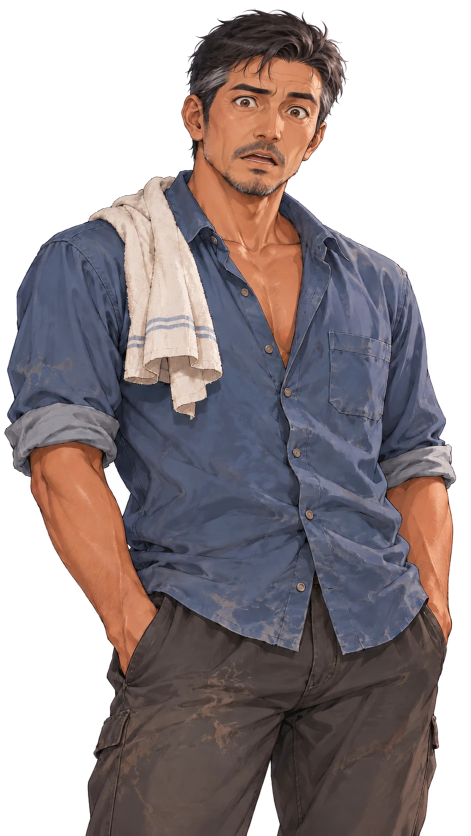
#> input picture app/src/main/assets/karakter/ayah_kaget.webp, 941 x 1672 px (shown at 1/2 size)
$ python potong_adegan.py ../app/src/main/assets/karakter/ayah_kaget.webp ../app/src/main/assets/karakter/ayah_kesal.webp ../app/src/main/assets/karakter/ayah_kesal.webp
#> lines starting #> are read from the running program, lines starting #| are printed output that depends on the picture; after the words box and inside, x2 and y2 are one past the last pixel; in counts of white or black regions, pixels touching at a corner belong together
#!/usr/bin/env python3
# Pemakaian: python3 tools/potong_adegan.py latar_asli.jpg latar_dengan_karakter.jpg app/src/main/assets/adegan/ruang_makan__ayah.webp
# Butuh: pip install pillow numpy scipy
"""Ambil karakter dari gambar adegan (latar yang sama + karakter) → lapisan transparan seukuran latar.

Gambar hasil edit AI biasanya sedikit berbeda di seluruh bagian (warna, detail kecil), jadi yang diambil
hanya daerah yang berubah BESAR dan menyatu (badan karakter), bukan perbedaan kecil di mana-mana.
"""
import sys
import numpy as np
from PIL import Image
from scipy import ndimage as ndi

base_p, scene_p, out_p = sys.argv[1], sys.argv[2], sys.argv[3]
base = Image.open(base_p).convert("RGB")
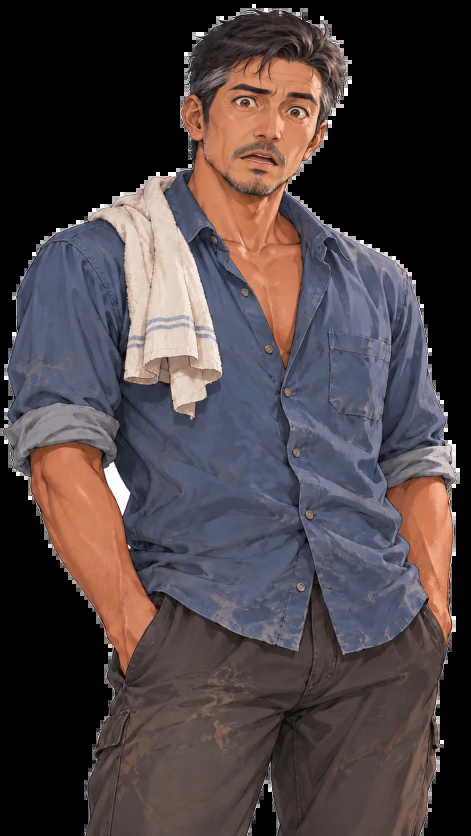
#> base: PIL image 941x1672 RGB (shown at 1/2 size); mean R, G, B 73.7, 64.1, 65.6
scene = Image.open(scene_p).convert("RGB").resize(base.size, Image.LANCZOS)
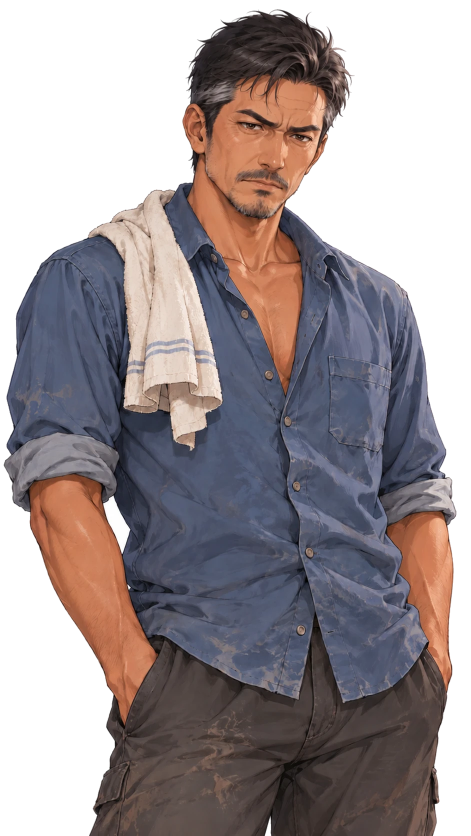
#> input picture app/src/main/assets/karakter/ayah_kesal.webp, 941 x 1672 px (shown at 1/2 size)
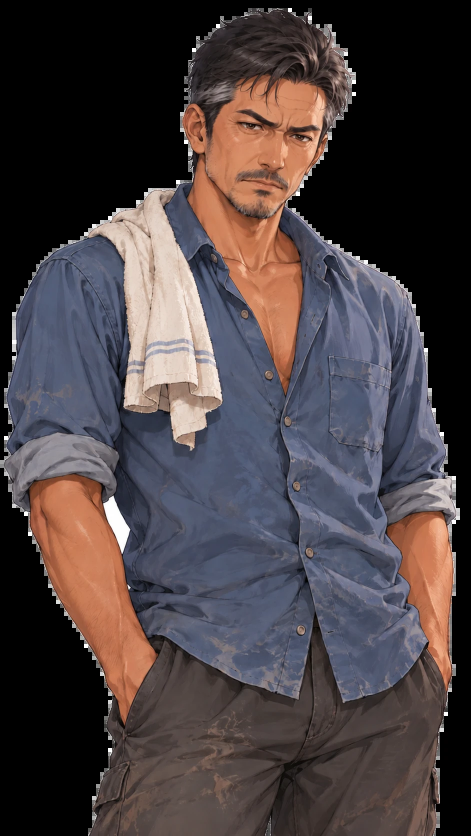
#> scene: PIL image 941x1672 RGB (shown at 1/2 size); mean R, G, B 73.4, 64.2, 66.1
B = np.asarray(base).astype(np.float32)
S = np.asarray(scene).astype(np.float32)
# perbedaan warna, dihaluskan agar derau kecil hilang
diff = np.sqrt(((ndi.gaussian_filter(S, (2, 2, 0)) - ndi.gaussian_filter(B, (2, 2, 0))) ** 2).sum(2))
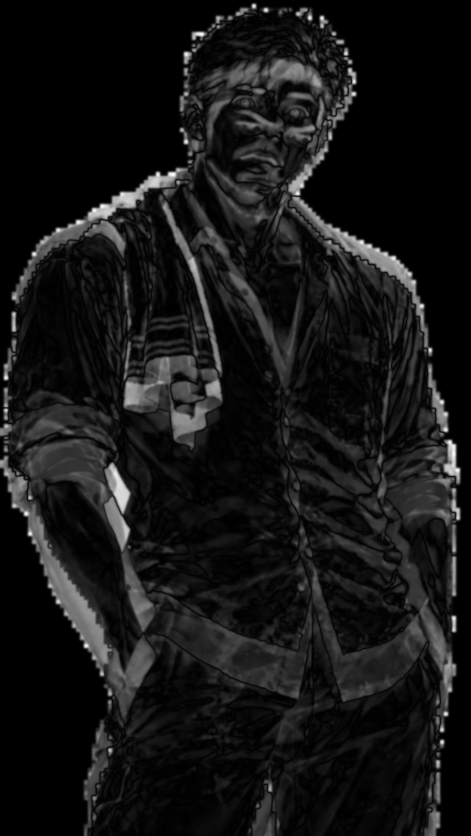
#> diff: shape (1672, 941) float32 (shown at 1/2 size); min 0, max 431, mean 36.8; drawn with min black and max white
thr = max(38.0, float(np.percentile(diff, 90)) * 0.9)
#> thr = 93.75
mask = diff > thr
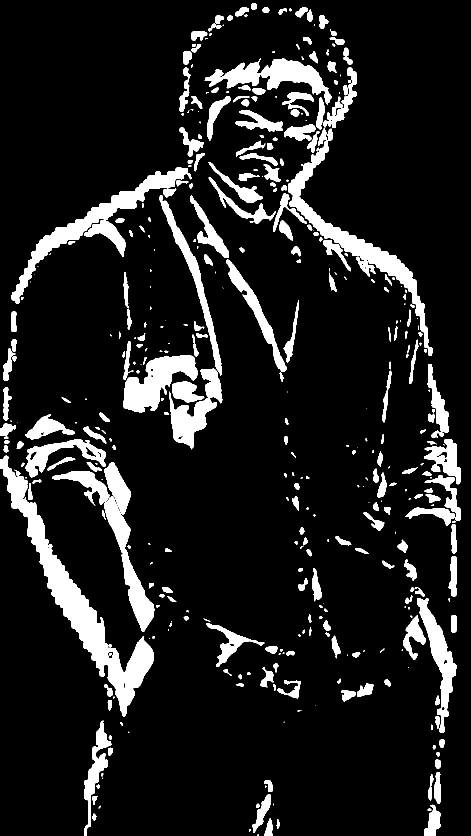
#> mask: shape (1672, 941) bool (shown at 1/2 size); 11.7% white; 409 white regions (116 under 20 px), largest, box (x1, y1, x2, y2) and area: (0, 911, 308, 1434) 24026, (23, 335, 383, 608) 11147, (579, 393, 866, 712) 10148
mask = ndi.binary_opening(mask, iterations=2)
#> mask: shape (1672, 941) bool; 11.3% white; 296 white regions (26 under 20 px), largest, box (x1, y1, x2, y2) and area: (0, 911, 308, 1434) 23917, (23, 335, 381, 608) 11043, (579, 393, 866, 712) 10087
mask = ndi.binary_closing(mask, iterations=6)
#> mask: shape (1672, 941) bool; 12.5% white; 131 white regions (11 under 20 px), largest, box (x1, y1, x2, y2) and area: (410, 117, 866, 712) 40254, (23, 335, 445, 898) 39069, (6, 910, 308, 1434) 25763
lab, n = ndi.label(mask)
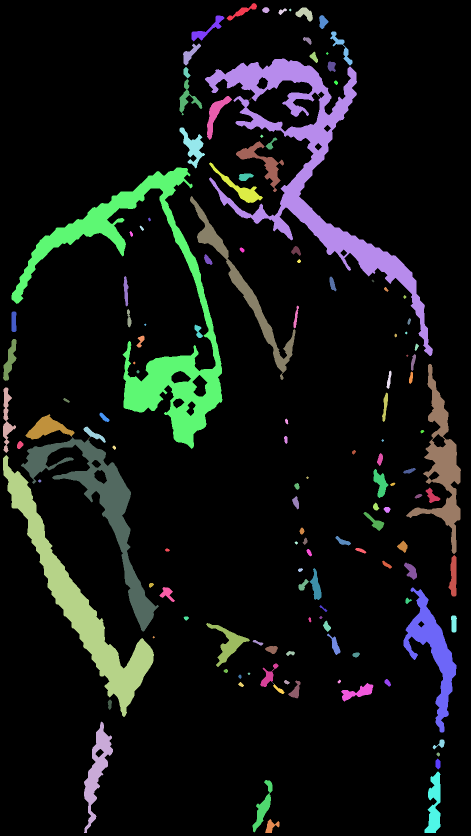
#> lab: shape (1672, 941) int32 (shown at 1/2 size); 156 distinct labels, from 0 to 155; one colour per label, 0 black
#> n = 155
if n == 0:
    sys.exit("Tidak ada perbedaan yang cukup besar — apakah karakternya sudah ditambahkan?")
sizes = ndi.sum(mask, lab, range(1, n + 1))
#> sizes = 155 values, max 40244 at index 12, min 1 at index 17, mean 1267.7
keep = [i + 1 for i, s in enumerate(sizes) if s >= max(sizes) * 0.15]
#> keep = [13, 34, 36, 63, 79, 89, 118]
mask = np.isin(lab, keep)
#> mask: shape (1672, 941) bool; 9.6% white; 7 white regions, largest, box (x1, y1, x2, y2) and area: (410, 117, 866, 712) 40244, (23, 335, 445, 898) 39069, (6, 910, 308, 1434) 25763
# tutup lubang di badan yang warnanya mirip latar (mis. celana gelap di depan kursi gelap)
mask = ndi.binary_closing(mask, structure=np.ones((3, 3)), iterations=18)
#> mask: shape (1672, 941) bool; 12.5% white; 3 white regions, box (x1, y1, x2, y2) and area: (23, 117, 922, 1108) 132995, (18, 875, 318, 1434) 52404, (807, 1175, 913, 1465) 11171
mask = ndi.binary_fill_holes(mask)
#> mask: shape (1672, 941) bool; 15% white; 3 white regions, box (x1, y1, x2, y2) and area: (23, 117, 922, 1108) 136976, (18, 875, 318, 1434) 87700, (807, 1175, 913, 1465) 11171
mask = ndi.binary_dilation(mask, iterations=2)
#> mask: shape (1672, 941) bool; 16% white; 3 white regions, box (x1, y1, x2, y2) and area: (21, 115, 924, 1110) 148964, (16, 873, 320, 1436) 90341, (805, 1173, 915, 1467) 12474
alpha = ndi.gaussian_filter(mask.astype(np.float32), 2.0)
alpha = np.clip((alpha - 0.15) / 0.7, 0, 1)
out = np.dstack([S, alpha * 255]).round().astype(np.uint8)
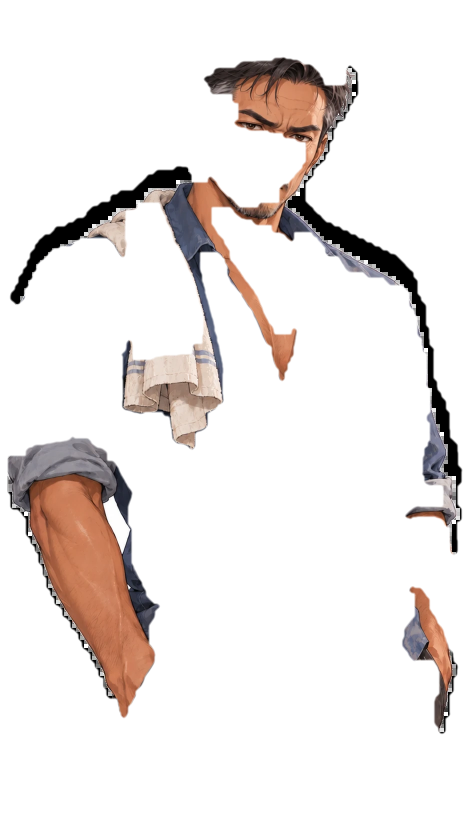
#> out: shape (1672, 941, 4) (shown at 1/2 size); mean R, G, B, A 73.4, 64.2, 66.1, 40.8; transparent parts drawn white
Image.fromarray(out, "RGBA").save(out_p, "WEBP", quality=90, method=4)
ys, xs = np.where(mask)
print(f"OK: {out_p}  kotak karakter x {xs.min()}-{xs.max()}, y {ys.min()}-{ys.max()}  ({mask.mean()*100:.1f}% gambar)")
#| OK: ../app/src/main/assets/karakter/ayah_kesal.webp  kotak karakter x 16-923, y 115-1466  (16.0% gambar)
